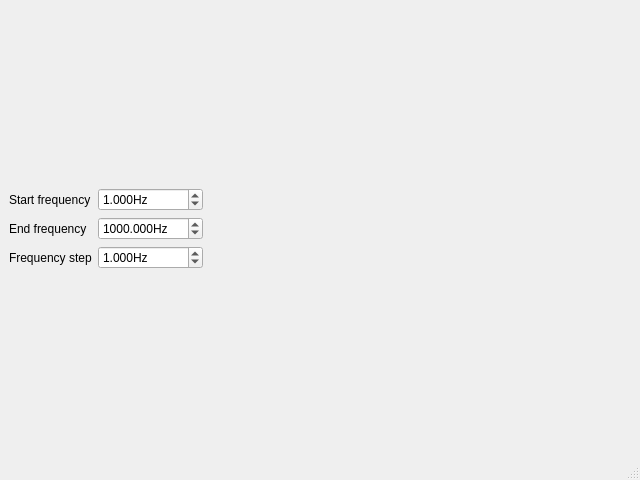
<?xml version="1.0" encoding="UTF-8"?>
<ui version="4.0">
 <class>FFTWindow</class>
 <widget class="QMainWindow" name="FFTWindow">
  <property name="geometry">
   <rect>
    <x>0</x>
    <y>0</y>
    <width>640</width>
    <height>480</height>
   </rect>
  </property>
  <property name="windowTitle">
   <string>MainWindow</string>
  </property>
  <widget class="QWidget" name="centralwidget">
   <layout class="QVBoxLayout" name="verticalLayout">
    <item>
     <layout class="QGridLayout" name="gridLayout">
      <item row="2" column="1">
       <widget class="QDoubleSpinBox" name="frequency_step">
        <property name="suffix">
         <string>Hz</string>
        </property>
        <property name="decimals">
         <number>3</number>
        </property>
        <property name="minimum">
         <double>0.001000000000000</double>
        </property>
        <property name="maximum">
         <double>1000000.000000000000000</double>
        </property>
        <property name="value">
         <double>1.000000000000000</double>
        </property>
       </widget>
      </item>
      <item row="1" column="0">
       <widget class="QLabel" name="label">
        <property name="text">
         <string>End frequency</string>
        </property>
       </widget>
      </item>
      <item row="0" column="0">
       <widget class="QLabel" name="label_2">
        <property name="text">
         <string>Start frequency</string>
        </property>
       </widget>
      </item>
      <item row="0" column="1">
       <widget class="QDoubleSpinBox" name="start_frequency">
        <property name="suffix">
         <string>Hz</string>
        </property>
        <property name="decimals">
         <number>3</number>
        </property>
        <property name="minimum">
         <double>0.001000000000000</double>
        </property>
        <property name="maximum">
         <double>1000000.000000000000000</double>
        </property>
        <property name="value">
         <double>1.000000000000000</double>
        </property>
       </widget>
      </item>
      <item row="1" column="1">
       <widget class="QDoubleSpinBox" name="end_frequency">
        <property name="suffix">
         <string>Hz</string>
        </property>
        <property name="decimals">
         <number>3</number>
        </property>
        <property name="minimum">
         <double>0.001000000000000</double>
        </property>
        <property name="maximum">
         <double>1000000.000000000000000</double>
        </property>
        <property name="value">
         <double>1000.000000000000000</double>
        </property>
       </widget>
      </item>
      <item row="2" column="0">
       <widget class="QLabel" name="label_3">
        <property name="text">
         <string>Frequency step</string>
        </property>
       </widget>
      </item>
      <item row="0" column="2">
       <spacer name="horizontalSpacer">
        <property name="orientation">
         <enum>Qt::Horizontal</enum>
        </property>
        <property name="sizeHint" stdset="0">
         <size>
          <width>40</width>
          <height>20</height>
         </size>
        </property>
       </spacer>
      </item>
     </layout>
    </item>
   </layout>
  </widget>
  <widget class="QMenuBar" name="menubar">
   <property name="geometry">
    <rect>
     <x>0</x>
     <y>0</y>
     <width>640</width>
     <height>21</height>
    </rect>
   </property>
  </widget>
  <widget class="QStatusBar" name="statusbar"/>
 </widget>
 <resources/>
 <connections/>
</ui>
